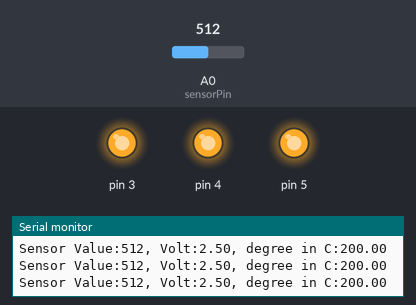
A sketch run on a simulated Arduino Uno, built with avr-gcc and run on an emulated ATmega328P. On the bench: output pins drawn as LEDs (lit = HIGH), the last lines printed to the serial monitor. The test bench sets the inputs (shaded band); at power-on: A0 (sensorPin) = 512.

Above: at 1.2 s.
1.3 s: A0 (sensorPin) set to 169
4.3 s: A0 (sensorPin) set to 155
At 5.7 s:
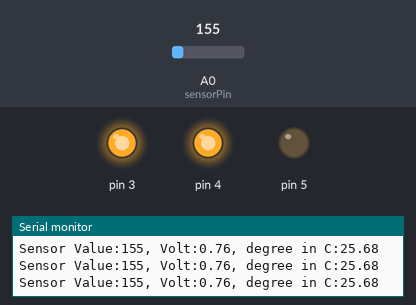
6.0 s: A0 (sensorPin) set to 122
At 7.2 s:
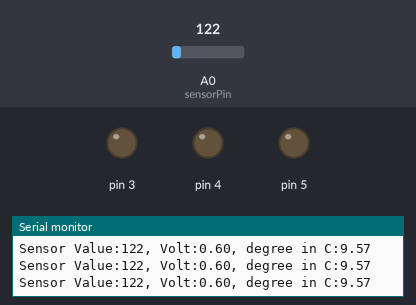
7.5 s: A0 (sensorPin) set to 306
At 8.7 s:
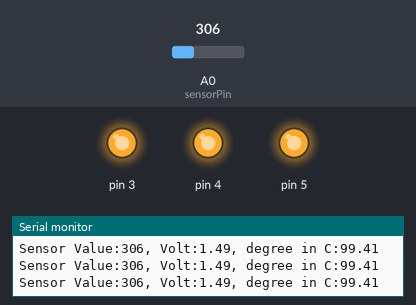
9.0 s: A0 (sensorPin) set to 0
At 10.1 s:
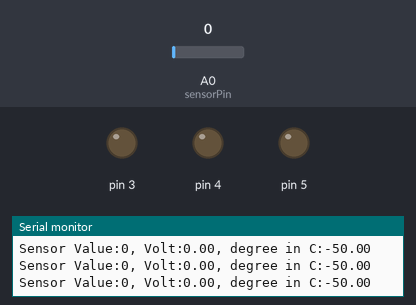
Timing chart, 0 to 11.5 s (numbered marks = the images above; inputs shaded):
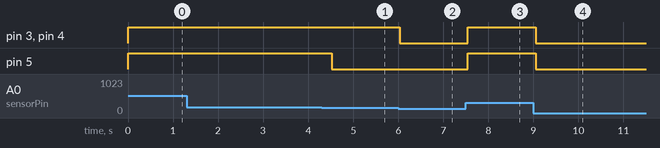

Measured:
- the behaviour switches between 156 and 155 on A0 (sensorPin) (found by bisection; images 0 and 1)
- after the input at 4.3 s, pin 5: HIGH → LOW after 0.23 s
- after the input at 6.0 s, pin 3, pin 4: HIGH → LOW at once
- after the input at 7.5 s, pin 3–5: LOW → HIGH at once
- after the input at 9.0 s, pin 3–5: HIGH → LOW after 0.05 s

The sketch:

book_ex3.ino
```cpp
// Arduino Project Book's Project 3
// Lite up LED in step if tempurate increases
//

const int sensorPin = A0;
const float baselineTemp = 20.0;

void setup() {
  Serial.begin(9600);
  for(int pinNumber = 3; pinNumber < 6; pinNumber++){
    pinMode(pinNumber, OUTPUT);
    digitalWrite(pinNumber, LOW);
  }
}

void loop() {
    int sensorVal = analogRead(sensorPin);
    float voltage = (sensorVal/1024.0) * 5.0;
    float temp = (voltage - 0.5) * 100;
    Serial.print("Sensor Value:");
    Serial.print(sensorVal);
    Serial.print(", Volt:");
    Serial.print(voltage);
    Serial.print(", degree in C:");
    Serial.println(temp);
    checkTemp(temp);
    delay(250);
}

void checkTemp(float temp){
  if(baselineTemp >= temp){
    digitalWrite(3, LOW);
    digitalWrite(4, LOW);
    digitalWrite(5, LOW);
  } else {
    for (int i=1; i<4; i++){
      if(temp >= baselineTemp + 2*i){
        digitalWrite(2+i, HIGH);
      } else {
        digitalWrite(2+i, LOW);
      }
    }
  }
}
```
